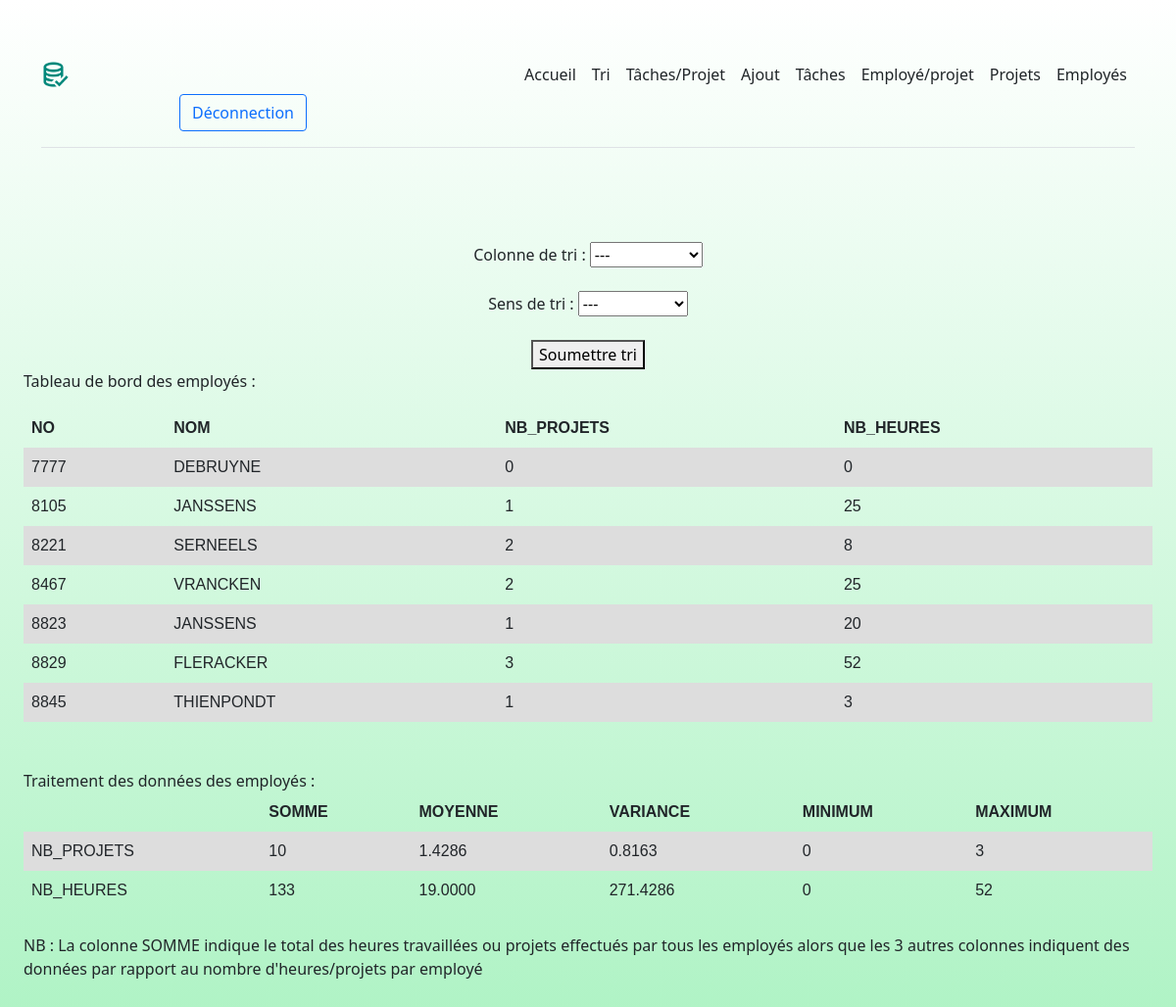
Screenshot of /employes.php (signed in) with the database file from the repository.
### tables this page shows
CREATE TABLE Employe(
   NO              INTEGER UNSIGNED NOT NULL PRIMARY KEY 
  ,NOM             VARCHAR(64) NOT NULL
  ,NOM_DEPARTEMENT VARCHAR(64)
  ,NOM_FONCTION    VARCHAR(64)
  ,FOREIGN KEY (NOM_DEPARTEMENT) REFERENCES Departement(NOM)
  ,FOREIGN KEY (NOM_FONCTION) REFERENCES Fonction(NOM)
);

### functions.php (the view, shortened to what this page needs)
<?php
function printTable($tuples, $columns){
    echo("<table>");
    echo("<tr>");
    foreach($columns as $column):
        echo("<th>" . $column[0] . "</th>");
    endforeach;
    echo("</tr>");
    foreach ($tuples as $tuple) :
        echo("<tr>");
        for($i=0;$i<count($tuple)/2;$i++):
            echo("<td>" . $tuple[$i] . "</td>");
        endfor;
        echo("</tr>");
    endforeach;
    echo("</table>");
}
function sqlQuery($query, $db){
  try {
    if($db->inTransaction()):
      die("Base de données déjà en transaction");
    else:
      $db->beginTransaction();
      $statement = $db->prepare($query);
      $statement->execute();
      $db->commit();
      return $statement->fetchAll();
    endif;
  } catch (\PDOException $e) {
    $db->rollBack();
    die($e->getMessage());
  }
}
?>

### employes.php (shortened to what this page needs)
<!DOCTYPE html>
<html>
  <head>
    <link href="https://cdn.jsdelivr.net/npm/bootstrap@5.1.3/dist/css/bootstrap.min.css" rel="stylesheet">
    <link rel="stylesheet" href="index.css">
  </head>
  <body>
    <?php
      if(isset($_SESSION['user'])):
        require __DIR__ . '/functions.php';
        include("header.php");
        include("PDO.php");
    ?>
        <div class="px-4 py-5 my-5">
          <div class="d-flex justify-content-center text-center">
            <form action='employes.php' method='POST'>
              <?php echo("Colonne de tri : ");?>
              <select name='column'>
                <option value='NO'>---</option>
              </select>
              <br><br>
              <?php echo("Sens de tri : ");?>
              <select name='direction'>
                <option value='ASC'>---</option>
              </select>
              <br><br>
              <button type='submit'>Soumettre tri</button>
            </form>
            <br>
          </div>
          <p>Tableau de bord des employés :</p>
        <?php
          $tb_columns = array(array("NO"),array("NOM"),array("NB_PROJETS"),array("NB_HEURES"));
          if(isset($_POST['column']) AND isset($_POST['direction'])):
            $tb_employe = sqlQuery('SELECT temp.NO as NO, temp.NOM as NOM, COALESCE(temp.NB_PROJETS,0) as NB_PROJETS, COALESCE(temp.NB_HEURES,0) as NB_HEURES FROM (SELECT E.NO AS NO, E.NOM AS NOM, COUNT(T.PROJET) AS NB_PROJETS, SUM(T.NB_HEURES) AS NB_HEURES FROM Employe E LEFT JOIN Tache T ON E.NO = T.EMPLOYE GROUP BY E.NO ORDER BY ' . $_POST['column']  . ' '  . $_POST['direction'] . ')temp',$db);
          else:
            $tb_employe = sqlQuery('SELECT temp.NO as NO, temp.NOM as NOM, COALESCE(temp.NB_PROJETS,0) as NB_PROJETS, COALESCE(temp.NB_HEURES,0) as NB_HEURES FROM (SELECT E.NO AS NO, E.NOM AS NOM, COUNT(T.PROJET) AS NB_PROJETS, SUM(T.NB_HEURES) AS NB_HEURES FROM Employe E LEFT JOIN Tache T ON E.NO = T.EMPLOYE GROUP BY E.NO ORDER BY E.NO ASC) temp',$db);
          endif;
          printTable($tb_employe,$tb_columns);
          $data_employe = sqlQuery("SELECT 'NB_PROJETS' as 'DATA', SUM(temp1.NB_PROJETS) as 'SOMME', AVG(temp1.NB_PROJETS) as 'MOYENNE', VARIANCE(temp1.NB_PROJETS) as 'VARIANCE', MIN(temp1.NB_PROJETS) as 'MINIMUM', MAX(temp1.NB_PROJETS) as 'MAXIMUM' FROM (SELECT temp.NO as NO, temp.NOM as NOM, COALESCE(temp.NB_PROJETS,0) as NB_PROJETS, COALESCE(temp.NB_HEURES,0) as NB_HEURES FROM (SELECT E.NO AS NO, E.NOM AS NOM, COUNT(T.PROJET) AS NB_PROJETS, SUM(T.NB_HEURES) AS NB_HEURES FROM Employe E LEFT JOIN Tache T ON E.NO = T.EMPLOYE GROUP BY E.NO ORDER BY E.NO ASC) temp) temp1 UNION SELECT 'NB_HEURES' as 'DATA', SUM(temp2.NB_HEURES) as 'SOMME', AVG(temp2.NB_HEURES) as 'MOYENNE', VARIANCE(temp2.NB_HEURES) as 'VARIANCE', MIN(temp2.NB_HEURES) as 'MINIMUM', MAX(temp2.NB_HEURES) as 'MAXIMUM' FROM (SELECT temp.NO as NO, temp.NOM as NOM, COALESCE(temp.NB_PROJETS,0) as NB_PROJETS, COALESCE(temp.NB_HEURES,0) as NB_HEURES FROM (SELECT E.NO AS NO, E.NOM AS NOM, COUNT(T.PROJET) AS NB_PROJETS, SUM(T.NB_HEURES) AS NB_HEURES FROM Employe E LEFT JOIN Tache T ON E.NO = T.EMPLOYE GROUP BY E.NO ORDER BY E.NO ASC) temp) temp2",$db);
        ?>
        <br><br>
        <?php
          echo("Traitement des données des employés :");
          echo("<br> NB : La colonne SOMME indique le total des heures travaillées ou projets effectués par tous les employés alors que les 3 autres colonnes indiquent des données par rapport au nombre d'heures/projets par employé");
        ?>
        </div>
    <?php
      else:
        header("Location:login.php");
      endif;
    ?>
  </body>
</html>

### header.php
<div class="container">
  <header class="d-flex flex-wrap align-items-center justify-content-center justify-content-md-between py-3 mb-4 border-bottom">
    <a href="./home.php" class="d-flex align-items-center col-md-3 mb-2 mb-md-0 text-dark text-decoration-none">
      <img src="./img/logo.png" alt="logo" width="30">
    </a>
    <ul class="nav col-12 col-md-auto mb-2 justify-content-center mb-md-0">
      <li><a href="./home.php" class="nav-link px-2 link-dark">Accueil</a></li>
      <li><a href="./search.php" class="nav-link px-2 link-dark">Tri</a></li>
      <li><a href="./tasks_project.php" class="nav-link px-2 link-dark">Tâches/Projet</a></li>
      <li><a href="./add.php" class="nav-link px-2 link-dark">Ajout</a></li>
      <li><a href="./tasks_management.php" class="nav-link px-2 link-dark">Tâches</a></li>
      <li><a href="./employe_project.php" class="nav-link px-2 link-dark">Employé/projet</a></li>
      <li><a href="./projects.php" class="nav-link px-2 link-dark">Projets</a></li>
      <li><a href="./employes.php" class="nav-link px-2 link-dark">Employés</a></li>
    </ul>
    <div class="col-md-3 text-end">
      <a href="./logout.php"><button type="button" class="btn btn-outline-primary me-2">Déconnection</button></a>
    </div>
  </header>
</div>

### index.css (style rules this page uses)
body { padding-top: 40px; background: -webkit-gradient(linear, left top, left bottom, from(#fff), to(rgba(60, 226, 113, 0.432))) fixed; }

### functions.php (style rules this page uses)
table { font-family: arial, sans-serif; border-collapse: collapse; width: 100%; }
td, th { text-align: left; padding: 8px; }
tr:nth-child(even) { background-color: #dddddd; }

### rows the page displays
employe: NO "7777", NOM "DEBRUYNE", i "0"
employe: NO "8105", NOM "JANSSENS", i "1", i "25"
employe: NO "8221", NOM "SERNEELS", i "2", i "8"
employe: NO "8467", NOM "VRANCKEN", i "2", i "25"
employe: NO "8823", NOM "JANSSENS", i "1", i "20"
employe: NO "8829", NOM "FLERACKER", i "3", i "52"
employe: NO "8845", NOM "THIENPONDT", i "1", i "3"

### other values shown
$column[0] "NO"
$column[0] "NOM"
$column[0] "NB_PROJETS"
$column[0] "NB_HEURES"
$column[0] "SOMME"
$column[0] "MOYENNE"
$column[0] "VARIANCE"
$column[0] "MINIMUM"
$column[0] "MAXIMUM"
$tuple[$i] "NB_PROJETS"
$tuple[$i] "10"
$tuple[$i] "1.4286"
$tuple[$i] "0.8163"
$tuple[$i] "0"
$tuple[$i] "3"
